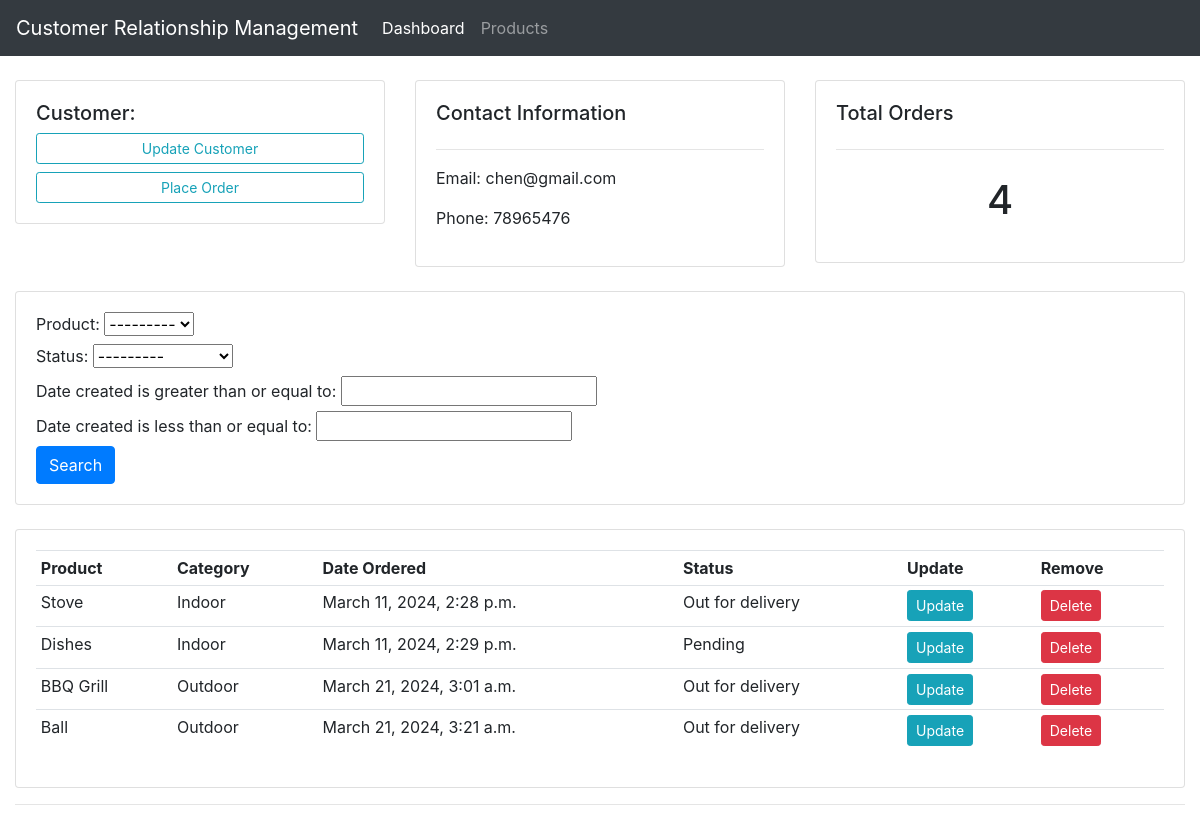
The page /customer/2/ (signed in) on the database its author committed.
### accounts/models.py (models this page shows, shortened)
class Customer(models.Model):
	user = models.OneToOneField(User, null=True, on_delete=models.CASCADE)
	name = models.CharField(max_length=200, null=True)
	phone = models.CharField(max_length=200, null=True)
	email = models.CharField(max_length=200, null=True)
	date_created = models.DateTimeField(auto_now_add=True, null=True)

class Order(models.Model):
	STATUS = (
			('Pending', 'Pending'),
			('Out for delivery', 'Out for delivery'),
			('Delivered', 'Delivered'),
			)
	customer = models.ForeignKey(Customer, null=True, on_delete= models.SET_NULL)
	product = models.ForeignKey(Product, null=True, on_delete= models.SET_NULL)
	date_created = models.DateTimeField(auto_now_add=True, null=True)
	status = models.CharField(max_length=200, null=True, choices=STATUS)

class Product(models.Model):
	CATEGORY = (
			('Indoor', 'Indoor'),
			('Outdoor', 'Outdoor'),
		)
	name = models.CharField(max_length=200, null=True)
	price = models.FloatField(null=True)
	category = models.CharField(max_length=200, null=True, choices=CATEGORY)
	description = models.CharField(max_length=200, null=True, blank=True)
	date_created = models.DateTimeField(auto_now_add=True, null=True)
	tags = models.ManyToManyField(Tag)
	def __str__(self):
		return self.name

### accounts/decorators.py (the view)
        def wrapper_func(request, *args, **kwargs):
            group = None
            if request.user.groups.exists():
                group = request.user.groups.all()[0].name
            if group in allowed_roles:
                return view_func(request, *args, **kwargs)
            else:
                return HttpResponse('You are not authorized to view this page')

### accounts/views.py (called while the page is built)
@login_required(login_url='login')
@allowed_users(allowed_roles=['admin'])
def customer(request, pk):
	customer = Customer.objects.get(id=pk)
	orders = customer.order_set.all()
	order_count = orders.count()
	myFilter = OrderFilter(request.GET, queryset=orders)
	orders = myFilter.qs
	context = {'customer': customer, 'orders': orders, 'order_count': orders.count, 'myFilter': myFilter}
	return render(request, 'accounts/customer.html', context)

### accounts/templates/accounts/customer.html (shortened to what this page needs)
{% extends 'accounts/main.html' %}
{% block content %}
	<br>
<div class="row">
    <div class="col-md">
        <div class="card card-body">
            <h5>Customer: </h5>
            <a href="" class="btn btn-outline-info btn-sm btn-block">Update Customer</a>
            <a href="{% url 'create_order' customer.id %}" class="btn btn-outline-info btn-sm btn-block">Place Order</a>
        </div>
    </div>
    <div class="col-md">
        <div class="card card-body">
            <h5>Contact Information</h5>
            <hr>
            <p>Email: {{customer.email}} </p>
            <p>Phone: {{customer.phone}}</p>
        </div>
    </div>
    <div class="col-md">
        <div class="card card-body">
            <h5>Total Orders</h5>
            <hr>
            <h1 style="text-align:center;padding:10px">{{orders.count}}</h1>
        </div>
    </div>
</div>
<br />
<div class="row">
    <div class="col">
        <div class="card card-body">
            <form action="" method="get">
                {{myFilter.form}}
                <button class="btn btn-primary" type="submit">Search</button>
            </form>
        </div>
    </div>
</div>
<br />
<div class="row">
    <div class="col-md">
        <div class="card card-body">
            <table class="table table-sm">
                <tr>
                    <th>Product</th>
                    <th>Category</th>
                    <th>Date Ordered</th>
                    <th>Status</th>
                    <th>Update</th>
                    <th>Remove</th>
                </tr>
                {%for order in orders %}
                <tr>
                    <td>{{order.product}}</td>
                    <td>{{order.product.category}}</td>
                    <td>{{order.date_created}}</td>
                    <td>{{order.status}}</td>
                    <td><a class="btn btn-sm btn-info" href="{% url 'update_order' order.id %}">Update</a></td>
                    <td><a class="btn btn-sm btn-danger" href="{% url 'delete_order' order.id %}">Delete</a></td>
                </tr>
                {%endfor%}
            </table>
        </div>
    </div>
</div>
{% endblock %}

### rows shown on the page
Customer: email "chen@gmail.com", phone "78965476"
Order: product "Stove", product.category "Indoor", date_created "March 11, 2024, 2:28 p.m.", status "Out for delivery"
Order: product "Dishes", product.category "Indoor", date_created "March 11, 2024, 2:29 p.m.", status "Pending"
Order: product "BBQ Grill", product.category "Outdoor", date_created "March 21, 2024, 3:01 a.m.", status "Out for delivery"
Order: product "Ball", product.category "Outdoor", date_created "March 21, 2024, 3:21 a.m.", status "Out for delivery"

### other values the page prints
{{ orders.count }} "4"
